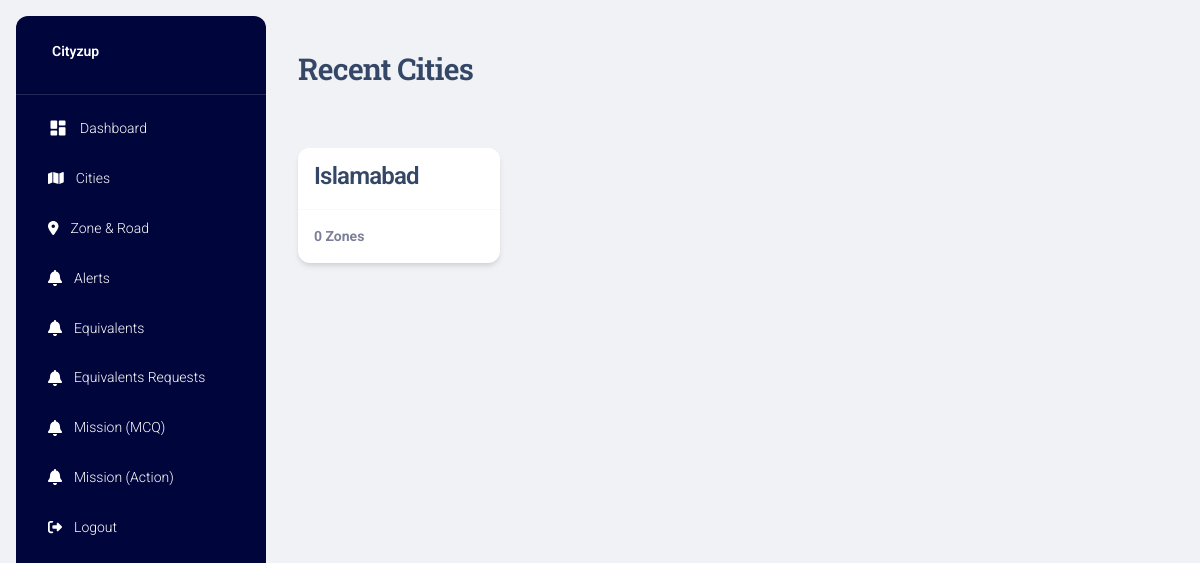
Page / (signed in) on the earlier database version.
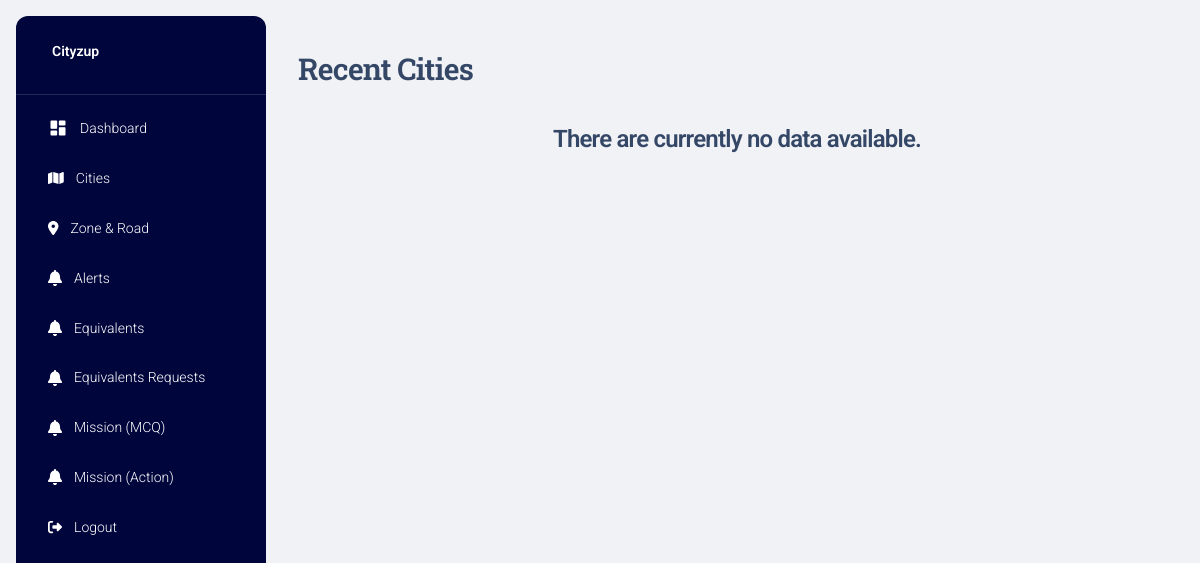
Same page on the later database version.
### project/models.py (models this page shows)
class Guide(db.Model):
    g_id = db.Column(db.Integer, primary_key=True)
    g_title = db.Column(db.String(255), nullable=False)
    g_coins_for_first_alert = db.Column(db.Integer, nullable=False)
    g_coins_for_confirm_alert = db.Column(db.Integer, nullable=False)
    g_coins_for_close_alert = db.Column(db.Integer, nullable=False)

### project/main.py (the view)
@main.route("/")
@login_required
def home():
    guides = db.session.query(Guide.g_id, Guide.g_title, db.func.count(Zone.z_id).label('point_count')) \
                      .outerjoin(Zone, Zone.g_id == Guide.g_id) \
                      .group_by(Guide.g_id) \
                      .order_by(Guide.g_id.desc()) \
                      .all()
    title = 'Dashboard'
    page_title = 'Recent Cities'
    return render_template('home.html', guides=guides, page_title=page_title, title=title)

### project/models.py (called while the page is built)
@login_manager.user_loader
def load_user(user_id):
    return User.query.get(int(user_id))

### project/templates/home.html
{% extends "layout.html" %} {% block title %} {% endblock %} {% block content %}
<div class="container-fluid py-4">
  <h3>{{page_title}}</h3>
  <br>
  <div class="row">
      {% if guides|length == 0 %}
          <div class="col-sm-12">
              <h4 class="text-center">There are currently no data available.</h4>
          </div>
      {% endif %}
      {% for guide in guides %}
          <div class="col-xl-3 col-sm-6 mb-xl-0 mb-4">
              <div class="card" style="margin-top: 25px">
                  <div class="card-header p-3 pt-2">
                      <div class="pt-1">
                          <h4 class="mb-0">
                              {{ guide.g_title }}
                          </h4>
                      </div>
                  </div>
                  <hr class="dark horizontal my-0">
                  <div class="card-footer p-3">
                      <p class="text-sm mb-0 text-capitalize"><b>{{ guide.point_count }} Zones</b></p>
                  </div>
              </div>
          </div>
      {% endfor %}
  </div>
</div>
{% endblock %}

Differences in the rows shown:
removed Guide: g_title "Islamabad", point_count "0"
Other differences:
text now shown: "There are currently no data available."
